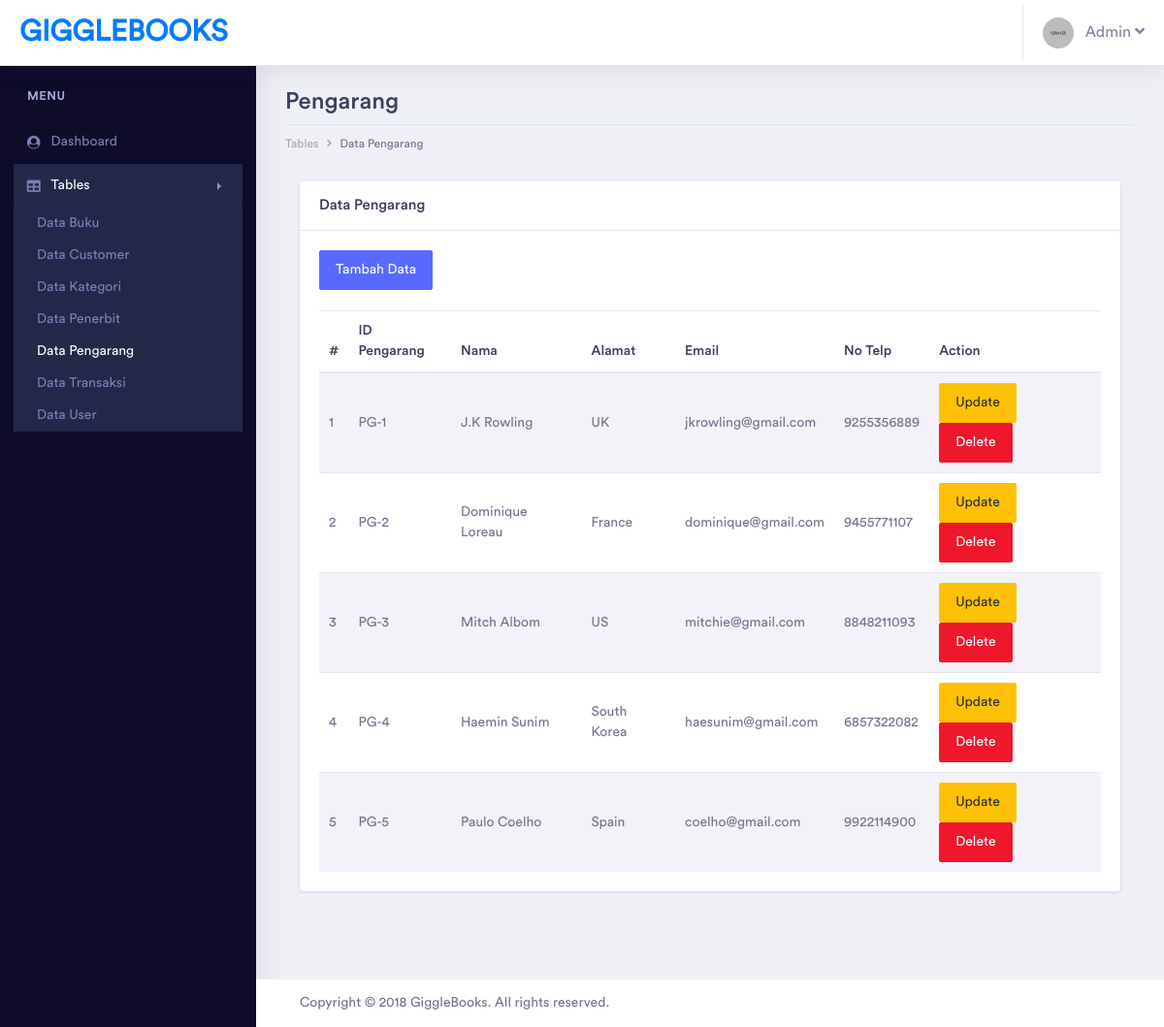
Page /GiggleBooks/admin/pages/tables/pengarang/table_pengarang.php (signed in) on the earlier database version.
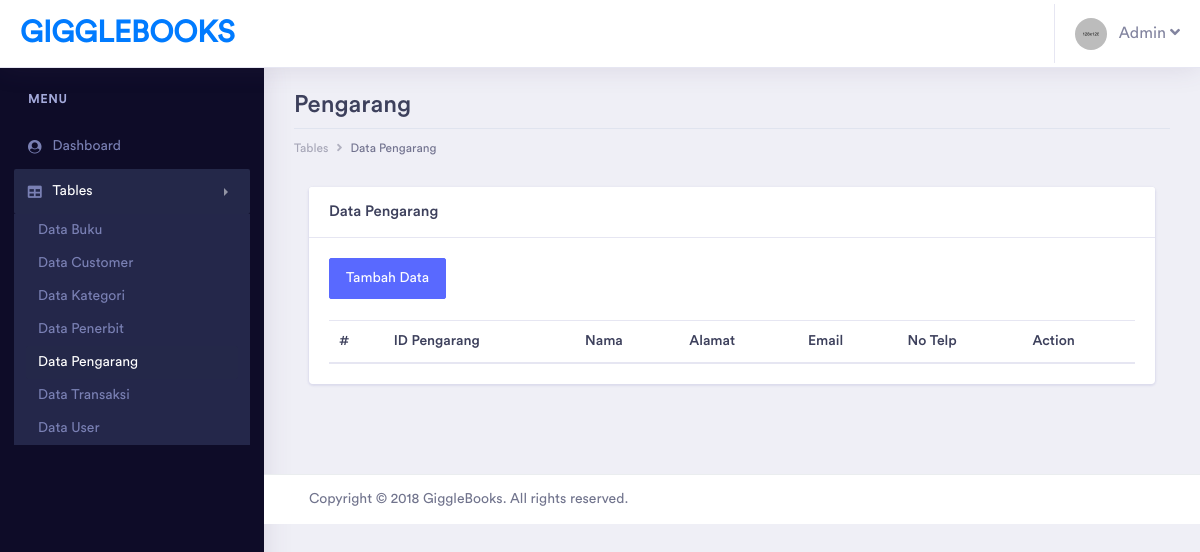
Same page on the later database version.
### tables this page shows
CREATE TABLE `pengarang` (
  `id_pengarang` varchar(20) NOT NULL,
  `nama_pengarang` varchar(100) NOT NULL,
  `alamat_pengarang` varchar(200) NOT NULL,
  `email_pengarang` varchar(50) NOT NULL,
  `telp_pengarang` varchar(20) NOT NULL,
  `deleted` tinyint(1) NOT NULL
);

### GiggleBooks/admin/pages/tables/pengarang/table_pengarang.php (the view, shortened to what the changed rows need)
<?php
include '../../../../helper/connection.php';
?>
<?php
if(!$_SESSION['username'] && !$_SESSION['password'] && $_SESSION['tipe_user'] != "Admin")
{
    echo "
		<script type='text/javascript'>
		alert('Anda harus login terlebih dahulu!')
		window.location='../../../index.php';
		</script>";
}
else
{
?>
<!doctype html>
<html lang="en">
<head>
    <link rel="stylesheet" href="../../../assets/vendor/bootstrap/css/bootstrap.min.css">
    <link href="../../../assets/vendor/fonts/circular-std/style.css" rel="stylesheet">
    <link rel="stylesheet" href="../../../assets/libs/css/style.css">
    <link rel="stylesheet" href="../../../assets/vendor/fonts/fontawesome/css/fontawesome-all.css">
    <link rel="stylesheet" href="../../../assets/vendor/charts/chartist-bundle/chartist.css">
    <link rel="stylesheet" href="../../../assets/vendor/charts/morris-bundle/morris.css">
    <link rel="stylesheet" href="../../../assets/vendor/fonts/material-design-iconic-font/css/materialdesignicons.min.css">
    <link rel="stylesheet" href="../../../assets/vendor/charts/c3charts/c3.css">
    <link rel="stylesheet" href="../../../assets/vendor/fonts/flag-icon-css/flag-icon.min.css">
</head>
<body>
    <div class="dashboard-main-wrapper">
        <div class="dashboard-wrapper">
            <div class="dashboard-ecommerce">
                <div class="container-fluid dashboard-content ">
                    <div class="row">
                        <div class="col-xl-12 col-lg-12 col-md-12 col-sm-12 col-12">
                            <div class="page-header">
                                <h2 class="pageheader-title">Pengarang</h2>
                            </div>
                        </div>
                    </div>
                    <div class="col-xl-12">
                        <div class="card">
                            <div class="card-body">
                                <br><br>
                                <table class="table table-striped">
                                    <thead>
                                        <tr>
                                            <th>#</th>
                                            <th>ID Pengarang</th>
                                            <th>Nama</th>
                                            <th>Alamat</th>
                                            <th>Email</th>
                                            <th>No Telp</th>
                                            <th>Action</th>
                                        </tr>
                                    </thead>
                                    <tbody>
                                        <?php
                                            $query =
                                            "SELECT * FROM pengarang WHERE deleted = 0";
                                            $result = mysqli_query($con, $query);
                                            if (mysqli_num_rows($result) > 0)
                                            {
                                                $index = 1;
                                                while($row = mysqli_fetch_assoc($result))
                                                {
                                                    $id_pengarang = $row['id_pengarang'];
                                                    echo "
                                                    <tr>
                                                        <td>" . $index++ . "</td>
                                                        <td>" . $row["id_pengarang"] . "</td>
                                                        <td>" . $row["nama_pengarang"] . "</td>
                                                        <td>" . $row["alamat_pengarang"] . "</td>
                                                        <td>" . $row["email_pengarang"] . "</td>
                                                        <td>" . $row["telp_pengarang"] . "</td>
                                                        <td>
                                                            <a href='form_edit_pengarang.php?id_pengarang=$id_pengarang' class='btn btn-warning'>Update</a>
                                                            <a href='process/delete_pengarang.php?id_pengarang=$id_pengarang' class='btn btn-danger'>Delete</a>
                                                        </td>
                                                    </tr>
                                                    ";
                                                }
                                            }
                                            ?>
                                    </tbody>
                                </table>
                            </div>
                        </div>
                    </div>
                </div>
            </div>
        </div>
    </div>
</body>
</html>
<?php } ?>

Differences in the rows shown:
removed pengarang: id_pengarang "PG-1", nama_pengarang "J.K Rowling", alamat_pengarang "UK", email_pengarang "jkrowling@gmail.com", telp_pengarang "9255356889"
removed pengarang: id_pengarang "PG-2", nama_pengarang "Dominique Loreau", alamat_pengarang "France", email_pengarang "dominique@gmail.com", telp_pengarang "9455771107"
removed pengarang: id_pengarang "PG-3", nama_pengarang "Mitch Albom", alamat_pengarang "US", email_pengarang "mitchie@gmail.com", telp_pengarang "8848211093"
removed pengarang: id_pengarang "PG-4", nama_pengarang "Haemin Sunim", alamat_pengarang "South Korea", email_pengarang "haesunim@gmail.com", telp_pengarang "6857322082"
removed pengarang: id_pengarang "PG-5", nama_pengarang "Paulo Coelho", alamat_pengarang "Spain", email_pengarang "coelho@gmail.com", telp_pengarang "9922114900"
